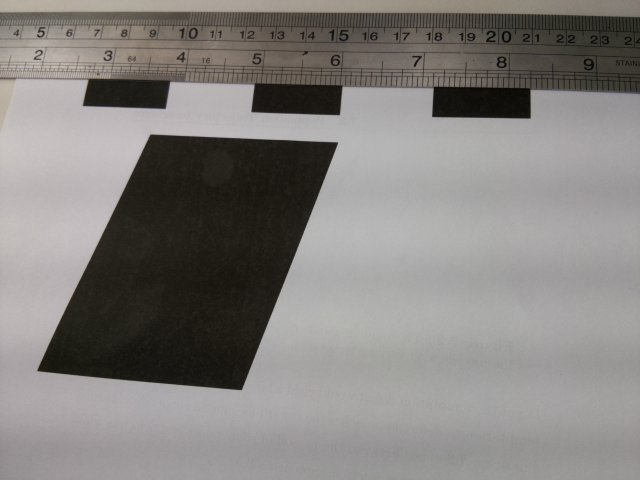
#> input picture Activity 10/ed1-rawpy.png, 640 x 480 px
$ jupyter execute 'Modulation Transfer Function.ipynb'
#> lines starting #> are read from the running program, lines starting #| are printed output that depends on the picture
[cell 1]
import numpy as np
import matplotlib.pyplot as plt
from mpl_toolkits.mplot3d import Axes3D
import cv2

[cell 2]
image = cv2.imread("ed1-rawpy.png")
#> image is the input picture: shape (480, 640, 3); mean B, G, R 126.8, 129.3, 132.7
image = cv2.cvtColor(image, cv2.COLOR_BGR2GRAY)
#> image: shape (480, 640)
plt.imshow(image[150:350,250:350], origin = "lower")
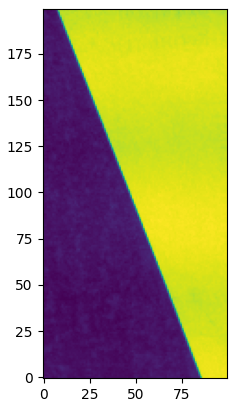
#> figure drawn by matplotlib, 1 panel

[cell 3]
slant = image[150:350,200:400]
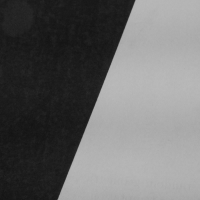
#> slant: shape (200, 200); min 19, max 186, mean 104.8

x = slant.shape[0]
#> x = 200
y = slant.shape[1]
#> y = 200
X,Y = np.meshgrid(range(x),range(y))
Z = slant

fig = plt.figure(figsize = [10,6], dpi = 150, facecolor = 'w')
#plt.rcParams['axes.titlesize'] = 10
plt.rcParams.update({'font.size': 10})
ax = fig.add_subplot(111, projection='3d')
p = ax.plot_surface(X, Y, Z, cmap = 'gray')
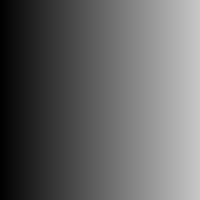
#> X: shape (200, 200) int64; min 0, max 199, mean 99.5
p = ax.plot_wireframe(X, Y, Z, rstride=5, cstride=5, lw = 0.3, color = 'k')

# p = ax.contour3D(X, Y, Z, cmap = 'inferno')
ax.elev= 120
ax.xaxis.set_ticks(np.arange(0,x+1,x/2))
ax.yaxis.set_ticks(np.arange(0,y+1,y/2))
ax.zaxis.set_ticks(np.arange(0, 256, 255/5))
ax.view_init(azim=-80)
ax.set_xlabel('x')
ax.set_ylabel('y')
ax.set_zlabel('gray level')
#fig.colorbar(p)
plt.grid("off")
plt.show()
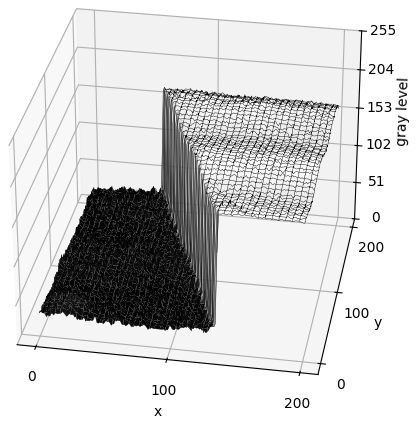
#> figure drawn by matplotlib, 1 panel

[cell 4]
MTF = np.zeros(shape=[200,200])
plt.figure(dpi = 150)
for i in range(slant.shape[0]):
    linescan = slant[i,:]
    linescan = linescan/linescan.max()
    dx = np.gradient(linescan)
    mtf = np.abs(np.fft.fft(dx))
    plt.plot(mtf)
    MTF[:,i] = mtf
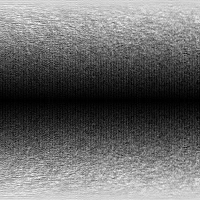
#> MTF: shape (200, 200) float64; min 1.39e-17, max 0.984, mean 0.415
plt.grid()
plt.show()
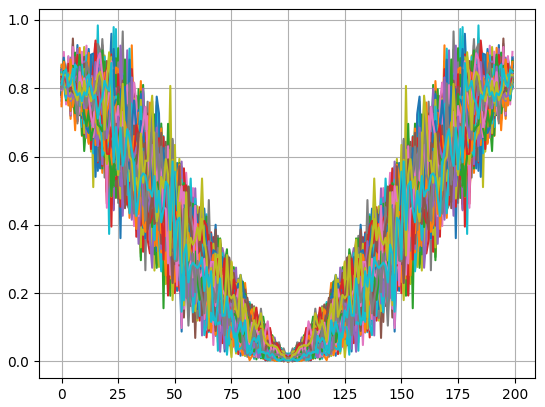
#> figure drawn by matplotlib, 1 panel; curve peaks at x = 10, y = 0.888; curve peaks at x = 190, y = 0.918; curve peaks at x = 8, y = 0.873
plt.figure(dpi = 150)
mean = []
for i in range(200): mean.append(np.mean(MTF[i,:]))
#> after the loop, mean = 200 values, max 0.848 at index 1, min 0.00523 at index 100, mean 0.415
plt.plot(mean, 'r-')
plt.grid()
plt.show()
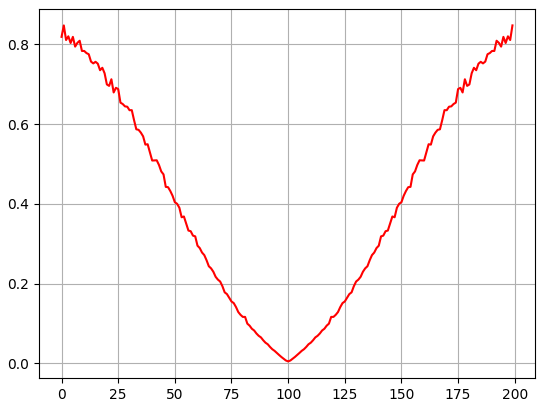
#> figure drawn by matplotlib, 1 panel; curve peaks at x = 1, y = 0.848

[cell 5]
len(linescan)
#> Out = 200
